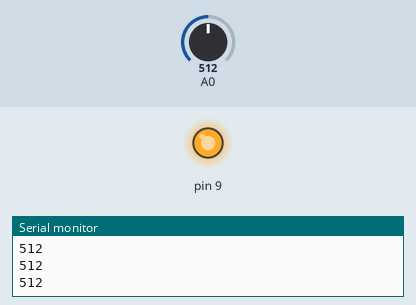
This sketch was run on a simulated Arduino Uno, built with avr-gcc and run on an emulated ATmega328P. On the bench: output pins drawn as LEDs (lit = HIGH), the last lines printed to the serial monitor. The inputs (shaded band) are chosen by the test bench; at power-on: A0 = 512.

Above: at 1.2 s.
1.3 s: A0 set to 245
At 2.6 s:
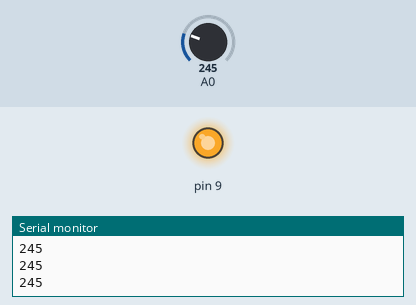
2.9 s: A0 set to 122
At 4.0 s:
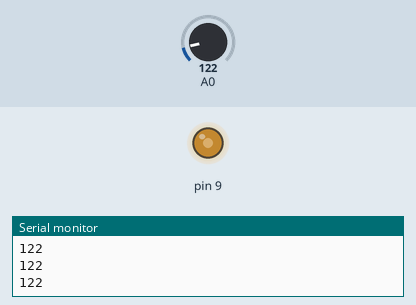
4.5 s: A0 set to 0
At 5.4 s:
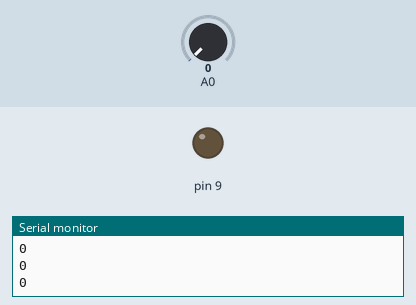
Timing chart, 0 to 7.5 s (numbered marks = the images above; inputs shaded):
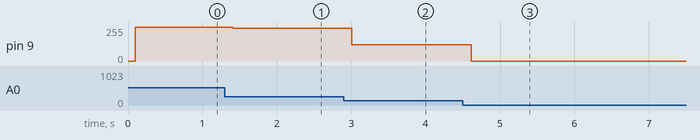

The sketch:

Controllo_motore_con_potenziometro.ino
```cpp
// CONTROLLO DI UN MOTORE ELETTRICO A 12VDC CON MOSFET e POTENZIOMETRO (Aliverti - video n.34 e n.40)
// Motore a 12VDC, Diodo 1N4007, Mosfet IRF520, Potenziometro 10kOhm
// Per controllare la velocità del motore uso il segnale PWM in uscita dal pin9
// Bisogna tarare il potenziometro e settare i valori di correzione

//definizione variabili
int SpeedRef;
int MotSpeed;

// fattori di taratura per il potenziometro
int RefMax = 255; //valore letto a potenziometro 100%
int RefMin = 0; //valore letto a potenziometro 0%
int m;


void setup() {
  Serial.begin(9600);
  pinMode(9, OUTPUT);

}

void loop() {
  // leggo il valore dal potenziometro dal pinA0
  SpeedRef = analogRead(A0);
  Serial.println(SpeedRef);
  delay(100);

  // Equazione di conversione lineare
  m = RefMax / 255;
  MotSpeed = SpeedRef / m;

  // utilizzo il segnale PWM da pin9
  analogWrite(9, MotSpeed);
}
```

Measured:
- after the input at 1.3 s, pin 9: 255/255 → 245/255 after 0.10 s
- after the input at 2.9 s, pin 9: 245/255 → 122/255 after 0.11 s
- after the input at 4.5 s, pin 9: 122/255 → 0/255 after 0.12 s
